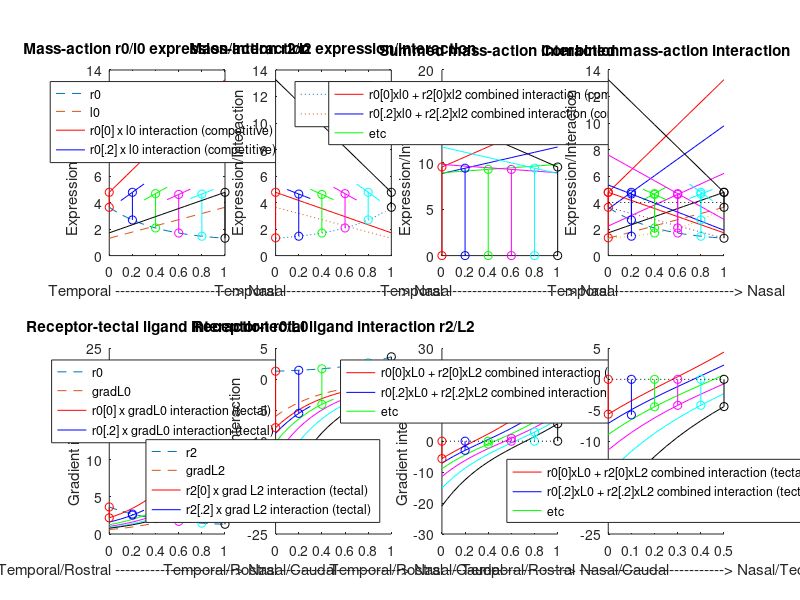
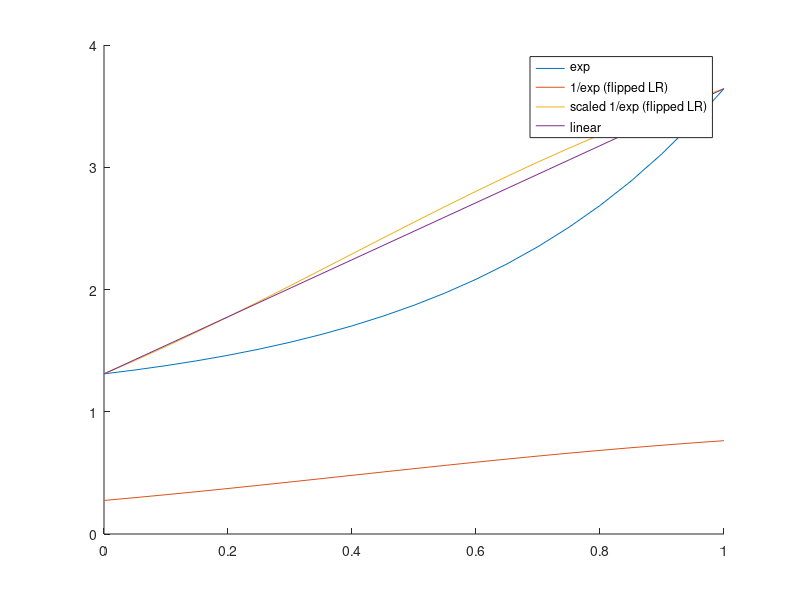

Write the MATLAB code that produced these figures, in order.
% Equations used in my modelling. See tissue.h and
% guidingtissue::exponential_expression and similar

% Set up the one figure
h_f = figure(1); clf;
h_f_pos = get(h_f, 'Position');
w=2500;
h=1280;
set(h_f, 'Position', [20, 1500, w, h]);
clf;

## What ligand expression profile?
ligand_expression = 'lin'; #  or exp or invexp

x = [0:0.05:1];

_exp = 0.26 .* exp (2.3.*x) + 1.05;
_rev_exp = 0.26 .* exp (2.3.*(1-x)) + 1.05;
_deriv_exp = 0.26 .* 2.3 .* exp (2.3.*x);
## Scaling for _exp to give inverse that starts and ends at the same point
A = 4.7727;
B =  -0.00014;
_inv_exp = A .* (1./_exp) + B;

## May also use a linear function
_lin = 1.31 + 2.333 .* x;

if strcmp (ligand_expression, 'exp')
  threshold = 1.1
else
  threshold = 1.1 * (0.26 .* exp(2.3) + 1.05)
end

## Debugging the curves
figure(7); clf;
hold on;
plot (x, _exp);
plot (x, flip(1./_exp));
plot (x, flip(_inv_exp));
plot (x, _lin);
legend('exp', '1/exp (flipped LR)','scaled 1/exp (flipped LR)', 'linear')
figure(1);

%% The J effect
_r0 = flip(_exp);
## Either this, making no strong assumptions about ligand expression:
if strcmp (ligand_expression, 'exp')
  _l0 = _exp;
elseif strcmp (ligand_expression, 'lin')
  _l0 = _lin;
else
  _l0 = flip(_inv_exp);
end

subplot(2,4,1);
plot (x, _r0, 'linestyle', '--'); % exp for receptors on retina
hold on;
plot (x, _l0, 'linestyle', '--'); % ligands
%%plot (x, _r0 .* _l0, 'color', colour.orchid2, 'linestyle', ':');
plot (x, _r0(1) .* _l0, 'r-');
plot (x(3:7), _r0(5) .* _l0(3:7), 'b');
plot (x(7:11), _r0(9) .* _l0(7:11), 'g');
plot (x(11:15), _r0(13) .* _l0(11:15), 'm');
plot (x(15:19), _r0(17) .* _l0(15:19), 'c');

plot ([x(1),x(1)], [_r0(1),_r0(1).*_l0(1)], 'ro-');
plot ([x(5),x(5)], [_r0(5),_r0(5).*_l0(5)], 'bo-');
plot ([x(9),x(9)], [_r0(9),_r0(9).*_l0(9)], 'go-');
plot ([x(13),x(13)], [_r0(13),_r0(13).*_l0(13)], 'mo-');
plot ([x(17),x(17)], [_r0(17),_r0(17).*_l0(17)], 'co-');

plot (x, _r0(21) .* _l0, 'k');
plot ([x(21),x(21)], [_r0(21),_r0(21).*_l0(21)], 'ko-');
lg1 = legend (['r0';'l0';'r0[0] x l0 interaction (competitive)';'r0[.2] x l0 interaction (competitive)'],'Location','North');
strlbl = ['Temporal ------------------------> Nasal'];
xlabel(strlbl)
ylabel('Expression/Interaction')
title('Mass-action r0/l0 expression/interaction')

_r2 = _exp; % opposing ligands
if strcmp (ligand_expression, 'exp')
  _l2 = flip(_exp); % opposing receptors
elseif strcmp (ligand_expression, 'lin')
  _l2 = flip(_lin);
else
  _l2 = _inv_exp;
end
subplot(2,4,2);
plot (x, _r2, 'linestyle', ':');
hold on;
plot (x, _l2, 'linestyle', ':'); % ligands
%%plot (x, _r2 .* _l2, 'color', colour.orchid2, 'linestyle', ':');
%%plot (x(1:3), _r2(1) .* _l2(1:3), 'r-');
plot (x, _r2(1) .* _l2, 'r');
plot ([x(1),x(1)], [_r2(2),_r2(1).*_l2(1)], 'ro-');
plot (x(3:7), _r2(5) .* _l2(3:7), 'b');
plot ([x(5),x(5)], [_r2(5),_r2(5).*_l2(5)], 'bo-');
plot (x(7:11), _r2(9) .* _l2(7:11), 'g');
plot ([x(9),x(9)], [_r2(9),_r2(9).*_l2(9)], 'go-');
plot (x(11:15), _r2(13) .* _l2(11:15), 'm');
plot ([x(13),x(13)], [_r2(13),_r2(13).*_l2(13)], 'mo-');
plot (x(15:19), _r2(17) .* _l2(15:19), 'c');
%%plot (x, _r2(17) .* _l2, 'k');
plot ([x(17),x(17)], [_r2(17),_r2(17).*_l2(17)], 'co-');

plot (x, _r2(21) .* _l2, 'k');
plot ([x(21),x(21)], [_r2(21),_r2(21).*_l2(21)], 'ko-');

lg2 = legend (['rcpt2';'lgnd2'],'Location','North');
strlbl = ['Temporal ------------------------> Nasal'];
##ylim([0,20])
xlabel(strlbl)
ylabel('Expression/Interaction')
title('Mass-action r2/l2 expression/interaction')

%% Now plot combined repulsion due to both receptor/ligand pairs

subplot(2,4,3);
hold on;
plot (x, _r2(1) .* _l2 + _r0(1) .* _l0, 'r-');
plot (x, _r2(5) .* _l2 + _r0(5) .* _l0, 'b-');
plot (x, _r2(9) .* _l2 + _r0(9) .* _l0, 'g-');
plot (x, _r2(13) .* _l2 + _r0(13) .* _l0, 'm-');
plot (x, _r2(17) .* _l2 + _r0(17) .* _l0, 'c-');
plot (x, _r2(21) .* _l2 + _r0(21) .* _l0, 'k-');
plot ([x(1),x(1)], [0,_r2(1).*_l2(1)+_r0(1).*_l0(1)], 'ro-');
plot ([x(5),x(5)], [0,_r2(5).*_l2(5)+_r0(5).*_l0(5)], 'bo-');
plot ([x(9),x(9)], [0,_r2(9).*_l2(9)+_r0(9).*_l0(9)], 'go-');
plot ([x(13),x(13)], [0,_r2(13).*_l2(13)+_r0(13).*_l0(13)], 'mo-');
plot ([x(17),x(17)], [0,_r2(17).*_l2(17)+_r0(17).*_l0(17)], 'co-');
plot ([x(21),x(21)], [0,_r2(21).*_l2(21)+_r0(21).*_l0(21)], 'ko-');
lg3 = legend (['r0[0]xl0 + r2[0]xl2 combined interaction (competitive)';'r0[.2]xl0 + r2[.2]xl2 combined interaction (competitive)';'etc'],'Location','North');
strlbl = ['Temporal ------------------------> Nasal'];
##ylim([0,20])
xlabel(strlbl)
ylabel('Expression/Interaction')
title('Summed mass-action interaction')

subplot(2,4,4);
hold on;
###
plot (x, _r0, 'linestyle', '--'); % exp for receptors on retina
hold on;
plot (x, _l0, 'linestyle', '--'); % ligands
plot (x, _r0(1) .* _l0, 'r-');
plot (x, _r0(5) .* _l0, 'b');
plot (x(7:11), _r0(9) .* _l0(7:11), 'g');
plot (x, _r0(13) .* _l0, 'm');
plot (x(15:19), _r0(17) .* _l0(15:19), 'c');

plot ([x(1),x(1)], [_r0(1),_r0(1).*_l0(1)], 'ro-');
plot ([x(5),x(5)], [_r0(5),_r0(5).*_l0(5)], 'bo-');
plot ([x(9),x(9)], [_r0(9),_r0(9).*_l0(9)], 'go-');
plot ([x(13),x(13)], [_r0(13),_r0(13).*_l0(13)], 'mo-');
plot ([x(17),x(17)], [_r0(17),_r0(17).*_l0(17)], 'co-');

plot (x, _r0(21) .* _l0, 'k');
plot ([x(21),x(21)], [_r0(21),_r0(21).*_l0(21)], 'ko-');
###
plot (x, _r2, 'linestyle', ':');
hold on;
plot (x, _l2, 'linestyle', ':'); % ligands
%%plot (x, _r2 .* _l2, 'color', colour.orchid2, 'linestyle', ':');
%%plot (x(1:3), _r2(1) .* _l2(1:3), 'r-');
plot (x, _r2(1) .* _l2, 'r');
plot ([x(1),x(1)], [_r2(2),_r2(1).*_l2(1)], 'ro-');
plot (x, _r2(5) .* _l2, 'b');
plot ([x(5),x(5)], [_r2(5),_r2(5).*_l2(5)], 'bo-');
plot (x(7:11), _r2(9) .* _l2(7:11), 'g');
plot ([x(9),x(9)], [_r2(9),_r2(9).*_l2(9)], 'go-');
plot (x, _r2(13) .* _l2, 'm');
plot ([x(13),x(13)], [_r2(13),_r2(13).*_l2(13)], 'mo-');
plot (x(15:19), _r2(17) .* _l2(15:19), 'c');
%%plot (x, _r2(17) .* _l2, 'k');
plot ([x(17),x(17)], [_r2(17),_r2(17).*_l2(17)], 'co-');

plot (x, _r2(21) .* _l2, 'k');
plot ([x(21),x(21)], [_r2(21),_r2(21).*_l2(21)], 'ko-');

plot ([0,1],[threshold,threshold],'k:')

###
strlbl = ['Temporal ------------------------> Nasal'];
xlabel(strlbl)
ylabel('Expression/Interaction')
title('Combined mass-action interaction')


## Now the retina->tectum interactions
subplot(2,4,5);
hold on;
_r0 = flip(_exp);
_L0 = _deriv_exp;
plot (x, _r0, 'linestyle', '--'); % exp for receptors on retina
plot (x, _L0, 'linestyle', '--'); % ligands
%%plot (x, _r0 .* _L0, 'color', colour.orchid2, 'linestyle', ':');
plot (x, _r0(1) .* _L0, 'r-');
plot (x(1:7), _r0(5) .* _L0(1:7), 'b');
plot (x(1:11), _r0(9) .* _L0(1:11), 'g');
plot (x(1:15), _r0(13) .* _L0(1:15), 'm');
plot (x(1:19), _r0(17) .* _L0(1:19), 'c');

plot ([x(1),x(1)], [_r0(1),_r0(1).*_L0(1)], 'ro-');
plot ([x(5),x(5)], [_r0(5),_r0(5).*_L0(5)], 'bo-');
plot ([x(9),x(9)], [_r0(9),_r0(9).*_L0(9)], 'go-');
plot ([x(13),x(13)], [_r0(13),_r0(13).*_L0(13)], 'mo-');
plot ([x(17),x(17)], [_r0(17),_r0(17).*_L0(17)], 'co-');

plot (x, _r0(21) .* _L0, 'k');
plot ([x(21),x(21)], [_r0(21),_r0(21).*_L0(21)], 'ko-');
lg4 = legend (['r0';'gradL0';'r0[0] x gradL0 interaction (tectal)';'r0[.2] x gradL0 interaction (tectal)'],'Location','North');
strlbl = ['Temporal/Rostral ------------------------> Nasal/Caudal'];
xlabel(strlbl)
ylabel('Gradient interaction')
title ('Receptor-tectal ligand interaction r0/L0')

subplot(2,4,6);
hold on;
_r2 = _exp;
_L2 = -flip(_deriv_exp);
plot (x, _r2, 'linestyle', '--'); % exp for receptors on retina
plot (x, _L2, 'linestyle', '--'); % ligands

plot (x, _r2(1) .* _L2, 'r-');
plot (x(1:7), _r2(5) .* _L2(1:7), 'b');
plot (x(1:11), _r2(9) .* _L2(1:11), 'g');
plot (x(1:15), _r2(13) .* _L2(1:15), 'm');
plot (x(1:19), _r2(17) .* _L2(1:19), 'c');

plot ([x(1),x(1)], [_r2(1),_r2(1).*_L2(1)], 'ro-');
plot ([x(5),x(5)], [_r2(5),_r2(5).*_L2(5)], 'bo-');
plot ([x(9),x(9)], [_r2(9),_r2(9).*_L2(9)], 'go-');
plot ([x(13),x(13)], [_r2(13),_r2(13).*_L2(13)], 'mo-');
plot ([x(17),x(17)], [_r2(17),_r2(17).*_L2(17)], 'co-');

plot (x, _r2(21) .* _L2, 'k');
plot ([x(21),x(21)], [_r2(21),_r2(21).*_L2(21)], 'ko-');
lg5 = legend (['r2';'gradL2';'r2[0] x grad L2 interaction (tectal)';'r2[.2] x grad L2 interaction (tectal)'],'Location','Southeast');
strlbl = ['Temporal/Rostral ------------------------> Nasal/Caudal'];
xlabel(strlbl)
ylabel('Gradient interaction')
title ('Receptor-tectal ligand interaction r2/L2')


subplot(2,4,7);
hold on;
plot (x, _r2(1) .* _L2 + _r0(1) .* _L0, 'r-');
plot (x, _r2(5) .* _L2 + _r0(5) .* _L0, 'b-');
plot (x, _r2(9) .* _L2 + _r0(9) .* _L0, 'g-');
plot (x, _r2(13) .* _L2 + _r0(13) .* _L0, 'm-');
plot (x, _r2(17) .* _L2 + _r0(17) .* _L0, 'c-');
plot (x, _r2(21) .* _L2 + _r0(21) .* _L0, 'k-');
plot ([x(1),x(1)], [0,_r2(1).*_L2(1)+_r0(1).*_L0(1)], 'ro-');
plot ([x(5),x(5)], [0,_r2(5).*_L2(5)+_r0(5).*_L0(5)], 'bo-');
plot ([x(9),x(9)], [0,_r2(9).*_L2(9)+_r0(9).*_L0(9)], 'go-');
plot ([x(13),x(13)], [0,_r2(13).*_L2(13)+_r0(13).*_L0(13)], 'mo-');
plot ([x(17),x(17)], [0,_r2(17).*_L2(17)+_r0(17).*_L0(17)], 'co-');
plot ([x(21),x(21)], [0,_r2(21).*_L2(21)+_r0(21).*_L0(21)], 'ko-');
plot ([0,1],[0,0],'k:')
lg6 = legend (['r0[0]xL0 + r2[0]xL2 combined interaction (tectal)';'r0[.2]xL0 + r2[.2]xL2 combined interaction (tectal)';'etc'],'Location','North');
strlbl = ['Temporal/Rostral ------------------------> Nasal/Caudal'];
xlabel(strlbl)
ylabel('Gradient interaction')


subplot(2,4,8);
hold on;
xx = [0:0.05:0.5];
_L2trunc = _L2(1:11);
_L0trunc = _L0(1:11);

plot (xx, _r2(1) .* _L2trunc + _r0(1) .* _L0trunc, 'r-');
plot (xx, _r2(5) .* _L2trunc + _r0(5) .* _L0trunc, 'b-');
plot (xx, _r2(9) .* _L2trunc + _r0(9) .* _L0trunc, 'g-');
plot (xx, _r2(13) .* _L2trunc + _r0(13) .* _L0trunc, 'm-');
plot (xx, _r2(17) .* _L2trunc + _r0(17) .* _L0trunc, 'c-');
plot (xx, _r2(21) .* _L2trunc + _r0(21) .* _L0trunc, 'k-');
plot ([xx(1),xx(1)], [0,_r2(1).*_L2(1)+_r0(1).*_L0(1)], 'ro-');
plot ([xx(3),xx(3)], [0,_r2(5).*_L2(2)+_r0(5).*_L0(3)], 'bo-');
plot ([xx(5),xx(5)], [0,_r2(9).*_L2(5)+_r0(9).*_L0(5)], 'go-');
plot ([xx(7),xx(7)], [0,_r2(13).*_L2(7)+_r0(13).*_L0(7)], 'mo-');
plot ([xx(9),xx(9)], [0,_r2(17).*_L2(9)+_r0(17).*_L0(9)], 'co-');
plot ([xx(11),xx(11)], [0,_r2(21).*_L2(11)+_r0(21).*_L0(11)], 'ko-');
plot ([0,0.5],[0,0],'k:')
lg7 = legend (['r0[0]xL0 + r2[0]xL2 combined interaction (tectal)';'r0[.2]xL0 + r2[.2]xL2 combined interaction (tectal)';'etc'],'Location','South');
strlbl = ['Temporal/Rostral -----------------------------> Nasal/Tectal Midline'];
xlabel(strlbl)





#figure(100)
#clf;
#plot (x, _exp)
#hold on
#plot (x, _deriv_exp, ':')
